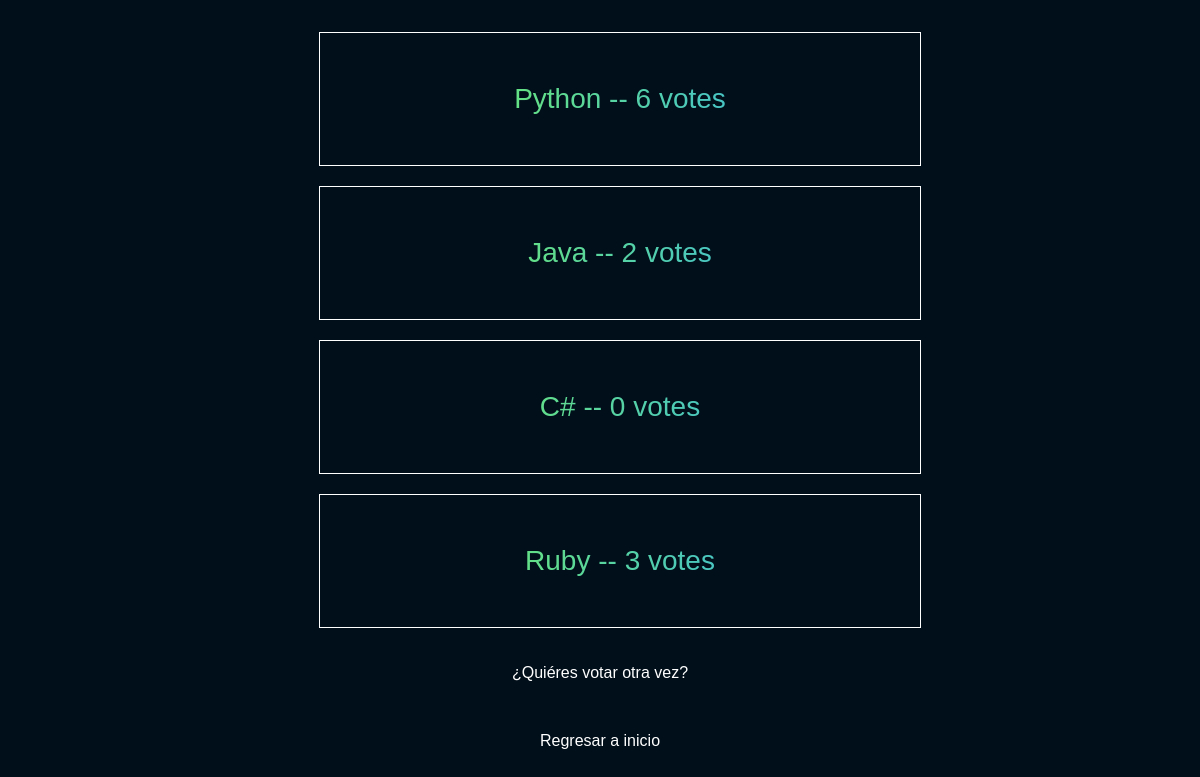
The app's page /polls/1/results/, older data.
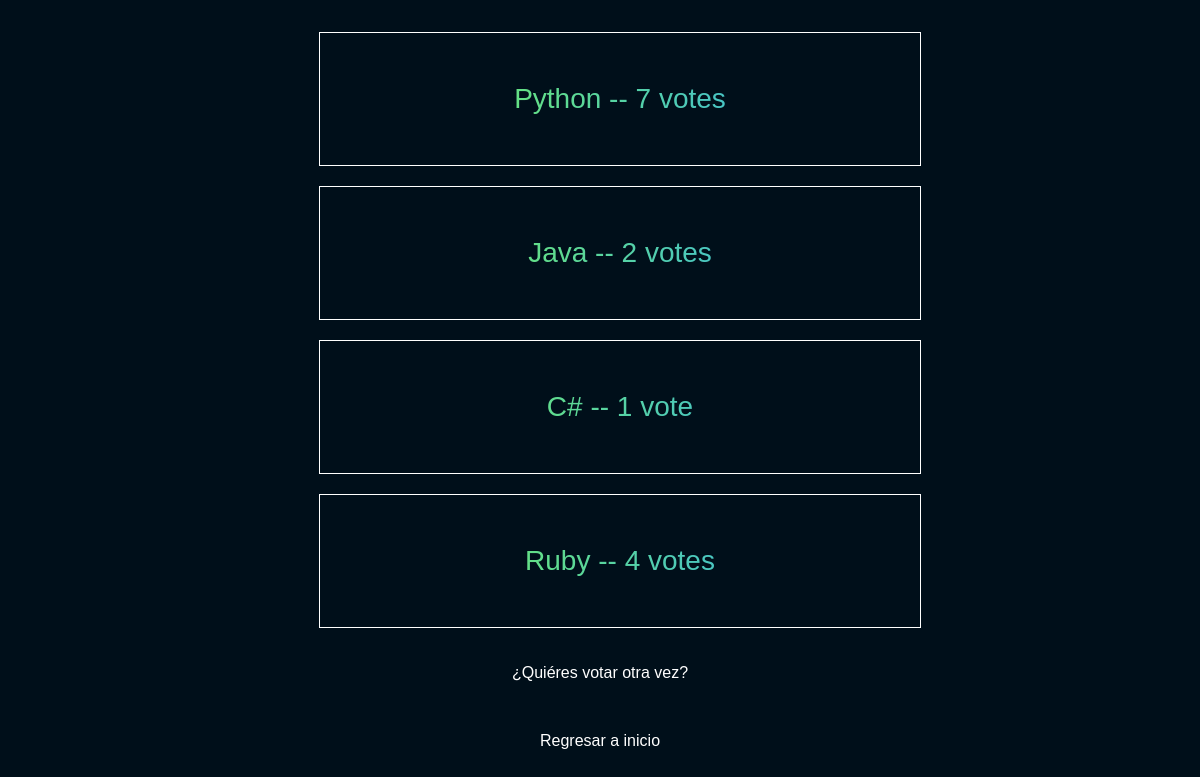
The same page, newer data.
### polls/models.py (models this page shows, shortened)
class Choice(models.Model):
    question = models.ForeignKey(Question, on_delete=models.CASCADE)
    choice_text = models.CharField(max_length=200)
    votes = models.IntegerField(default=0)

### polls/views.py (the view)
# urls.py: path('<int:pk>/results/', views.ResultsView.as_view(), name='results'),
class ResultsView(generic.DetailView):
    model = Question
    template_name = 'polls/results.html'
    def get_queryset(self):
        return Question.objects.filter(pub_date__lte=timezone.now()).exclude(choice__isnull=True)

### polls/templates/polls/results.html (shortened to what this page needs)
{% load static %}
<!DOCTYPE html>
<html lang="en">
<head>
    <link rel="stylesheet" href="{% static 'polls/style.css' %}">
    <link rel="stylesheet" href="{% static 'polls/results.css' %}">
</head>
<body>
    <ul>
        {% for choice in question.choice_set.all %}
            <li>{{ choice.choice_text }} -- {{ choice.votes }} vote{{ choice.votes|pluralize }}</li>
        {% endfor %}
    </ul>
    <a href="{% url 'polls:detail' question.id %}">¿Quiéres votar otra vez?</a>
    <footer>
        <a href="#">Regresar a inicio</a>
    </footer>
</body>
</html>

Row changes from the older to the newer data that the page shows:
changed Choice "Python": votes "6" → "7"
changed Choice (number 3 of 4 on the later page): votes "0" → "1"
changed Choice "Ruby": votes "3" → "4"
